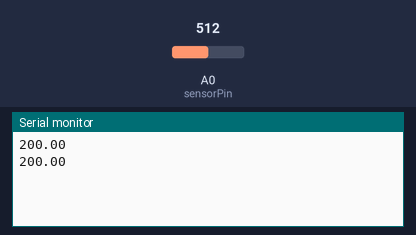
Simulated run of this sketch. Board: Arduino Uno, built with avr-gcc and run on an emulated ATmega328P. Shown: the last lines printed to the serial monitor. The test bench sets the inputs (shaded band); at power-on: A0 (sensorPin) = 512.

Above: at 2.8 s.
2.9 s: A0 (sensorPin) set to 716
At 4.9 s:
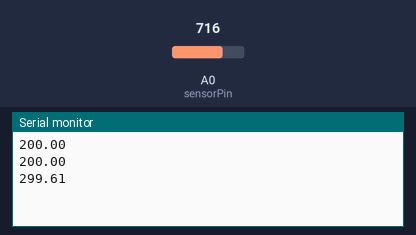
5.6 s: A0 (sensorPin) set to 900
At 6.5 s:
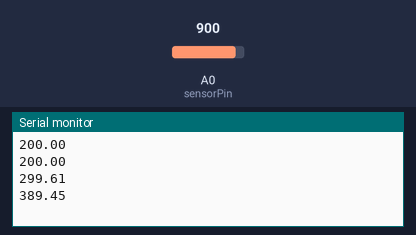
Timing chart, 0 to 8.6 s (numbered marks = the images above; inputs shaded):
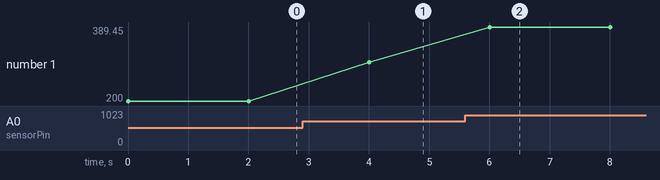

The sketch:

Temperature_Sensor.ino
```cpp
const int sensorPin = A0;
const float baselineTemp = 25.0;


void setup(){

    Serial.begin(9600);
}

void loop(){

    int sensorVal = analogRead(sensorPin);
    float voltage = (sensorVal/1024.0)* 5.0;
    float temperature = (voltage - 0.5) * 100;
    Serial.println(temperature);

    delay(2000);

}
```

Measured:
- after the input at 2.9 s, the serial monitor: prints a new line after 1.1 s (image 1)
- after the input at 5.6 s, the serial monitor: prints a new line after 0.40 s (image 2)
- plotted number 1: 200 → 299.61 after the input at 2.9 s, 299.61 → 389.45 after the input at 5.6 s
